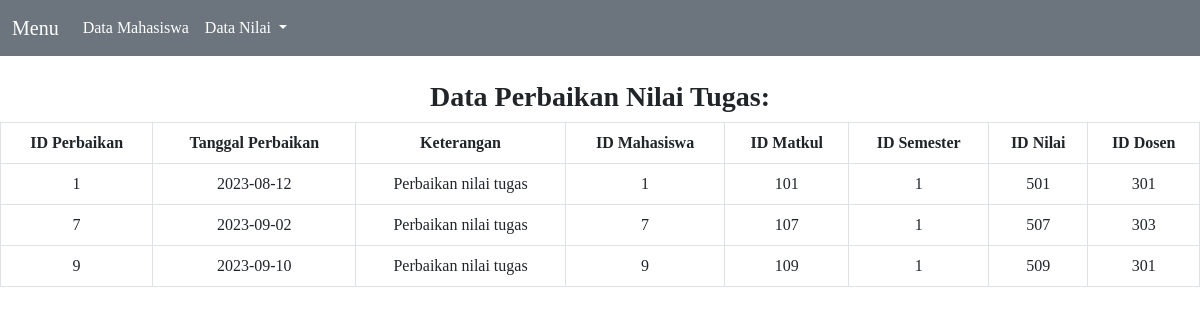
The app's page /web2-tugas2/turunan_nilai1_tugas.php with its own data.
### tables this page shows
CREATE TABLE `nilai_perbaikan` (
  `id_perbaikan` int(11) NOT NULL,
  `tgl_perbaikan` date NOT NULL,
  `keterangan` varchar(255) NOT NULL,
  `id_mahasiswa` int(11) NOT NULL,
  `id_matkul` int(11) NOT NULL,
  `id_semester` int(11) NOT NULL,
  `id_nilai` int(11) NOT NULL,
  `id_dosen` int(11) NOT NULL
);

### web2-tugas2/koneksi.php (called while the page is built, shortened)
<?php
class Database {
    private $host = "localhost";
    private $db_name = "perkuliahan";
    private $username = "root";
    private $password = "";
    public function __construct()
    {
        $this->conn = new mysqli($this->host, $this->username, $this->password, $this->db_name);
    }
}
?>

### web2-tugas2/turunan_nilai.php (called while the page is built, shortened)
<?php
include ("koneksi.php");
class NilaiTugas extends Database {
    public function tampilNilaiTugas()
    {
        $sql = "SELECT * FROM nilai_perbaikan WHERE Keterangan = 'Perbaikan nilai tugas'";
        $hasil = $this->conn->query($sql);
        $result = [];
        if ($hasil && $hasil->num_rows > 0)
        {
            while ($d = mysqli_fetch_array($hasil)) {
                $result[] = $d;
            }
        }
        return $result;
    }
}
?>

### web2-tugas2/turunan_nilai1_tugas.php (the view, shortened to what this page needs)
<?php
include 'turunan_nilai.php';
?>
<?php
$nilaitugas = new NilaiTugas();
$tugas = $nilaitugas->tampilNilaiTugas();
?>
<!DOCTYPE html>
<html lang="en">
<head>
    <link href="https://cdn.jsdelivr.net/npm/bootstrap@5.3.0-alpha3/dist/css/bootstrap.min.css" rel="stylesheet">
</head>
<body>
    <nav class="navbar navbar-expand-lg navbar-light bg-secondary">
        <div class="container-fluid">
            <a class="navbar-brand text-white bold" href="#">Menu</a>
            <div class="collapse navbar-collapse" id="navbarNavDropdown">
                <ul class="navbar-nav">
                    <li class="nav-item">
                        <a class="nav-link text-white" href="index.php">Data Mahasiswa</a>
                    </li>
                    <li class="nav-item dropdown">
                        <a class="nav-link dropdown-toggle text-white" href="#" id="navbarDropdownMenuLink" role="button" data-bs-toggle="dropdown" aria-expanded="false">
                            Data Nilai
                        </a>
                    </li>
                </ul>
            </div>
        </div>
    </nav>
    <br><h3 class="text-center"><b>Data Perbaikan Nilai Tugas:</h3></b>
    <table class="table table-bordered">
        <thead>
            <tr>
                <th>ID Perbaikan</th>
                <th>Tanggal Perbaikan</th>
                <th>Keterangan</th>
                <th>ID Mahasiswa</th>
                <th>ID Matkul</th>
                <th>ID Semester</th>
                <th>ID Nilai</th>
                <th>ID Dosen</th>
            </tr>
        </thead>
        <tbody>
            <?php foreach ($tugas as $show) {?>
                <tr class="text-center">
                    <td><?php echo $show['id_perbaikan'] ?></td>
                    <td><?php echo $show['tgl_perbaikan'] ?></td>
                    <td><?php echo $show['keterangan'] ?></td>
                    <td><?php echo $show['id_mahasiswa'] ?></td>
                    <td><?php echo $show['id_matkul'] ?></td>
                    <td><?php echo $show['id_semester'] ?></td>
                    <td><?php echo $show['id_nilai'] ?></td>
                    <td><?php echo $show['id_dosen'] ?></td>
                </tr>
            <?php } ?>
        </tbody>
    </table>
</body>
</html>

### web2-tugas2/turunan_nilai1_tugas.php (style rules this page uses)
body { font-family: "Times New Roman", Times, serif; }
th { text-align: center; }

### records on screen
nilai_perbaikan: id_perbaikan "1", tgl_perbaikan "2023-08-12", keterangan "Perbaikan nilai tugas", id_mahasiswa "1", id_matkul "101", id_semester "1", id_nilai "501", id_dosen "301"
nilai_perbaikan: id_perbaikan "7", tgl_perbaikan "2023-09-02", keterangan "Perbaikan nilai tugas", id_mahasiswa "7", id_matkul "107", id_semester "1", id_nilai "507", id_dosen "303"
nilai_perbaikan: id_perbaikan "9", tgl_perbaikan "2023-09-10", keterangan "Perbaikan nilai tugas", id_mahasiswa "9", id_matkul "109", id_semester "1", id_nilai "509", id_dosen "301"
